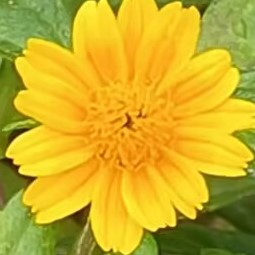
#> input picture lesson2-image-enhancement-in-spatial-and-frequency-domain/lesson2-code/flower.jpg, 255 x 255 px
$ jupyter execute 3-power-transform.ipynb
#> lines starting #> are read from the running program, lines starting #| are printed output that depends on the picture
# 幂次变换
## 原理回顾
幂次变换的函数形式为$$g(x,y)=C\times[f(x,y)]^{\gamma}$$
当$\gamma > 1$时，图像的高灰度值区域会被拉伸，图像整体变亮，对比度增强；

当$0 < \gamma < 1$时，图像的低灰度值区域会被拉伸，图像整体变暗，对比度降低，有助于突出图像暗部细节；

当$\gamma < 0$时，图像的灰度值会发生反转，实现类似负片的效果。

例如，若有一张室内照片，整体有些偏暗，高灰度值区域（比如窗户等较亮部分）的细节不太明显，当设置$\gamma = 1.5$（$C = 1.0$）进行幂次变换后，照片中较亮部分的细节会被拉伸，整体图像变亮，对比度增强，窗户等区域的纹理等细节能看得更清楚。

而如果设置$\gamma = 0.5$（$C = 1.0$），则低灰度值区域会被拉伸，图像整体会变暗些，暗部（比如室内的一些阴影角落）的细节会更突出一些。

[cell 1]
import cv2
import numpy as np
import matplotlib.pyplot as plt

[cell 2]
def power_transform(image, C=1.0, gamma=1.0):
    """
    对输入图像进行幂次变换
    :param image: 输入的图像（以灰度图形式，numpy数组表示）
    :param C: 幂次变换的常数，默认值为1.0
    :param gamma: 幂次，默认值为1.0
    :return: 幂次变换后的图像（numpy数组表示）
    """
    # 获取图像的高度和宽度
    height, width = image.shape[:2]
    t_image = [[0 for _ in range(width)] for _ in range(height)]
    # 对图像的每个像素点进行幂次变换
    for y in range(height):
        for x in range(width):
            pixel_value = image[y][ x]
            # 根据幂次变换公式进行计算
            new_value = C * (pixel_value ** gamma)
            # 将计算结果限制在0-255范围内（假设输出图像也是8位灰度图），并转换为整数类型
            new_value = np.clip(new_value, 0, 255).astype(np.uint8)
            t_image[y][ x] = new_value
    return t_image

## 代码解释
- **`power_transform`函数**：
    - 该函数接受三个参数，`image`是输入的灰度图像，以二维的`numpy`数组形式传入（通过`cv2.imread`以灰度图模式读取图像得到的就是这种格式），`C`是幂次变换的常数，默认值为`1.0`，`gamma`是幂次，默认值也为`1.0`。
    - 在函数内部，首先通过`image.shape[:2]`获取图像的高度和宽度，方便后续遍历每个像素点。
    - 接着使用嵌套的`for`循环遍历图像的每一行（`y`）和每一列（`x`），获取每个像素点的当前灰度值`pixel_value`，按照幂次变换公式\(g(x,y)=C\times[f(x,y)]^{\gamma}\)进行计算，得到新的灰度值`new_value`。
    - 由于计算得到的`new_value`可能超出图像像素值的有效范围（0 - 255），并且可能是浮点数，所以使用`np.clip`函数将其限制在0 - 255范围内，再通过`astype(np.uint8)`将其转换为8位无符号整数类型（符合图像像素值的常见数据类型要求），最后把更新后的像素值放回原图像对应的位置，完成整个图像的幂次变换并返回变换后的图像。

[cell 3]
# 读取图像（以灰度图模式读取）
image = cv2.imread('flower.jpg', 0)
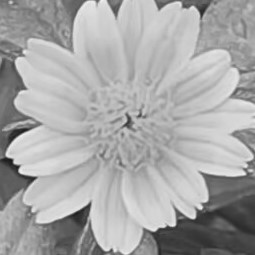
#> image: shape (255, 255); min 25, max 241, mean 167

# 进行幂次变换示例（可根据实际情况调整参数）
transformed_image = power_transform(image, C=0.1, gamma=1.5)
#> after the loop in power_transform, `for y in range(height):`: t_image = 255 items
#> transformed_image = 255 items

# 使用matplotlib在Jupyter Notebook中显示原始图像和变换后的图像
plt.subplot(1, 2, 1)
plt.imshow(image, cmap='gray')
plt.title('Original Image')

plt.subplot(1, 2, 2)
plt.imshow(transformed_image, cmap='gray')
plt.title('Transformed Image')

plt.show()
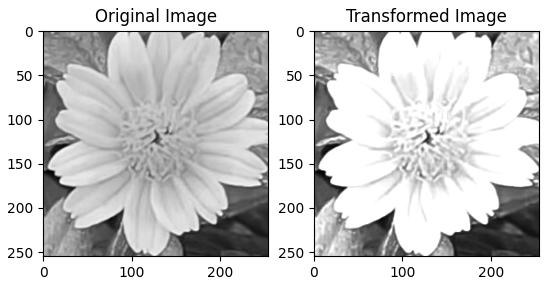
#> figure drawn by matplotlib, 2 panels
